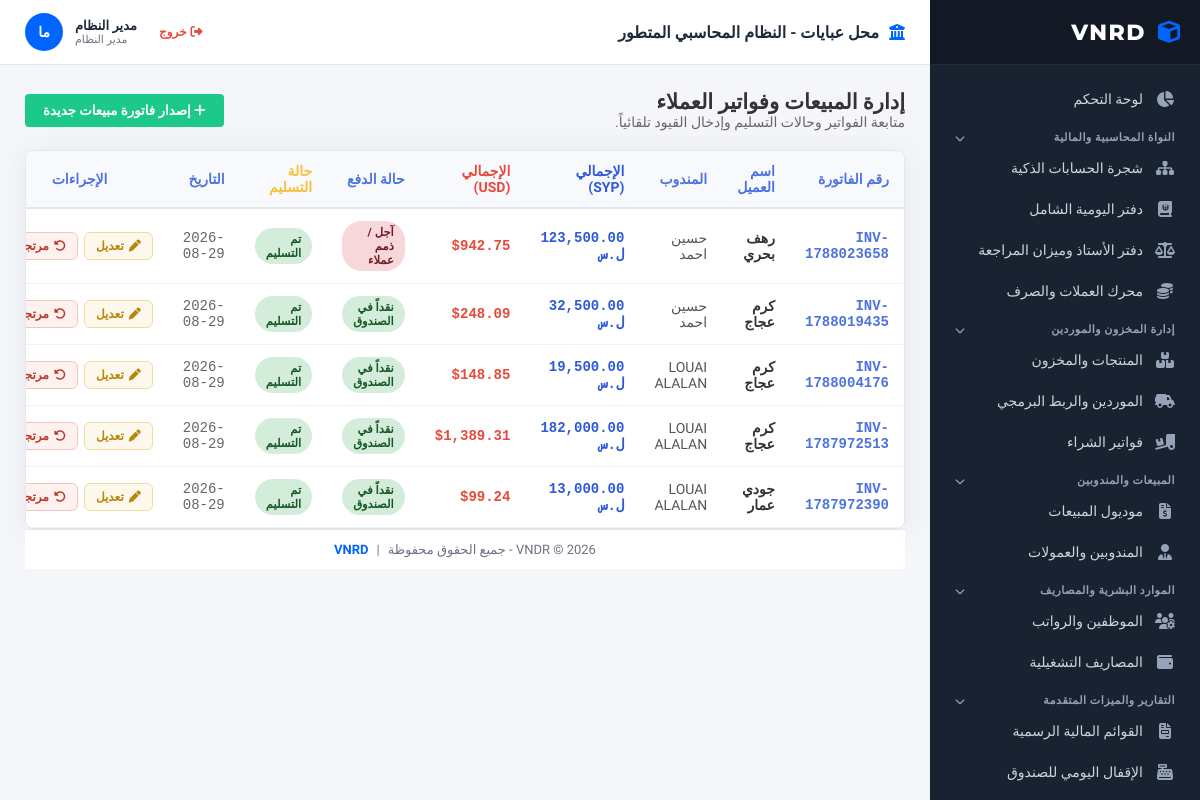
/sales.php (signed in), run on the app's committed database.
### tables this page shows
CREATE TABLE `sales` (
  `id` int(11) NOT NULL,
  `invoice_number` varchar(50) NOT NULL,
  `customer_name` varchar(255) NOT NULL,
  `representative_id` int(11) DEFAULT NULL,
  `exchange_rate` decimal(15,4) NOT NULL,
  `total_amount` decimal(15,4) NOT NULL,
  `total_commissions` decimal(15,4) DEFAULT 0.0000,
  `payment_status` enum('Paid','Unpaid','Partial') DEFAULT 'Unpaid',
  `delivery_status` enum('Delivered','Pending','Deferred') DEFAULT 'Pending',
  `invoice_date` date NOT NULL,
  `created_at` timestamp NOT NULL DEFAULT current_timestamp(),
  `commission_per_piece` decimal(15,2) DEFAULT 0.00,
  `total_commission` decimal(15,2) DEFAULT 0.00,
  `sale_date` date NOT NULL DEFAULT curdate(),
  `cogs_usd` decimal(15,2) DEFAULT 0.00,
  `historical_exchange_rate` decimal(10,2) DEFAULT 1.00,
  `total_amount_syp` decimal(15,2) DEFAULT 0.00,
  `total_amount_usd` decimal(15,2) DEFAULT 0.00
);

CREATE TABLE `representatives` (
  `id` int(11) NOT NULL,
  `name` varchar(255) NOT NULL,
  `phone` varchar(50) DEFAULT NULL,
  `remaining_balance` decimal(15,4) DEFAULT 0.0000,
  `total_paid_payments` decimal(15,4) DEFAULT 0.0000,
  `total_earned_commissions` decimal(15,4) DEFAULT 0.0000,
  `created_at` timestamp NOT NULL DEFAULT current_timestamp(),
  `email` varchar(100) DEFAULT NULL,
  `notes` text DEFAULT NULL
);

### sales.php (the view, shortened to what this page needs)
<?php
include 'header.php';
$current_year_month = date('Y-m');
$payment_labels  = ['Paid' => 'نقداً في الصندوق', 'Unpaid' => 'آجل / ذمم عملاء', 'Partial' => 'دفعة جزئية'];
$delivery_labels = ['Delivered' => 'تم التسليم', 'Pending' => 'قيد الانتظار', 'Deferred' => 'مؤجلة'];
$conn->exec("CREATE TABLE IF NOT EXISTS sales_returns (
    id INT AUTO_INCREMENT PRIMARY KEY,
    sale_id INT NOT NULL,
    return_date DATE NOT NULL,
    total_amount_syp DECIMAL(15,2) NOT NULL,
    total_commission_reversed DECIMAL(15,2) DEFAULT 0,
    notes TEXT,
    created_at TIMESTAMP DEFAULT CURRENT_TIMESTAMP
)");
$conn->exec("CREATE TABLE IF NOT EXISTS sales_return_items (
    id INT AUTO_INCREMENT PRIMARY KEY,
    sales_return_id INT NOT NULL,
    sale_item_id INT NOT NULL,
    product_id INT NOT NULL,
    quantity DECIMAL(15,4) NOT NULL,
    unit_price_syp DECIMAL(15,2) NOT NULL,
    total_price_syp DECIMAL(15,2) NOT NULL
)");
$sql_sales = "SELECT s.*, r.name AS rep_name
              FROM sales s
              LEFT JOIN representatives r ON s.representative_id = r.id
              ORDER BY s.id DESC";
$sales_list = $conn->query($sql_sales)->fetchAll(PDO::FETCH_ASSOC);
$items_by_sale = [];
$stmt_all_items = $conn->query("
    SELECT si.id, si.sale_id, si.product_id, si.quantity, si.unit_price_syp, p.product_name,
           COALESCE((SELECT SUM(sri.quantity) FROM sales_return_items sri WHERE sri.sale_item_id = si.id), 0) AS already_returned
    FROM sale_items si
    LEFT JOIN products p ON si.product_id = p.id
");
foreach ($stmt_all_items->fetchAll(PDO::FETCH_ASSOC) as $row) {
    $row['remaining'] = floatval($row['quantity']) - floatval($row['already_returned']);
    $items_by_sale[$row['sale_id']][] = $row;
}
?>
<div style="display: flex; justify-content: space-between; align-items: center; margin-bottom: 20px;">
    <div>
        <h2>إدارة المبيعات وفواتير العملاء</h2>
        <p style="color: #666; margin: 0;">متابعة الفواتير وحالات التسليم وإدخال القيود تلقائياً.</p>
    </div>
    <div>
        <button onclick="openSaleModal()" style="background: #1cc88a; color: white; padding: 9px 18px; border-radius: 4px; border: none; cursor: pointer; font-weight: bold;">
            <i class="fas fa-plus"></i> إصدار فاتورة مبيعات جديدة
        </button>
    </div>
</div>
<div style="background: #fff; border: 1px solid #e3e6f0; border-radius: 8px; overflow: hidden; box-shadow: 0 0.15rem 1.75rem 0 rgba(58, 59, 69, 0.08);">
    <div style="overflow-x: auto;">
        <table style="width: 100%; border-collapse: collapse; font-size: 14px; text-align: right;">
            <thead>
                <tr style="background: #f8f9fc; color: #4e73df; border-bottom: 2px solid #e3e6f0;">
                    <th style="padding: 12px 15px;">رقم الفاتورة</th>
                    <th style="padding: 12px 15px;">اسم العميل</th>
                    <th style="padding: 12px 15px;">المندوب</th>
                    <th style="padding: 12px 15px; color: #2e59d9;">الإجمالي (SYP)</th>
                    <th style="padding: 12px 15px; color: #e74a3b;">الإجمالي (USD)</th>
                    <th style="padding: 12px 15px;">حالة الدفع</th>
                    <th style="padding: 12px 15px; color: #f6c23e;">حالة التسليم</th>
                    <th style="padding: 12px 15px;">التاريخ</th>
                    <th style="padding: 12px 15px; text-align: center;">الإجراءات</th>
                </tr>
            </thead>
            <tbody>
                <?php if (count($sales_list) > 0): ?>
                    <?php foreach ($sales_list as $sale):
                        $inv_month = date('Y-m', strtotime($sale['invoice_date']));
                        $is_current_month = ($inv_month === $current_year_month);
                        $p_status = trim($sale['payment_status'] ?? '');
                        $d_status = trim($sale['delivery_status'] ?? '');
                        $p_bg = '#f8f9fc'; $p_color = '#5a5c69';
                        if ($p_status === 'Paid') {
                            $p_bg = '#d4edda'; $p_color = '#155724';
                        } elseif ($p_status === 'Unpaid') {
                            $p_bg = '#f8d7da'; $p_color = '#721c24';
                        } elseif ($p_status === 'Partial') {
                            $p_bg = '#cce5ff'; $p_color = '#004085';
                        }
                        $d_bg = '#f8f9fc'; $d_color = '#5a5c69';
                        if ($d_status === 'Delivered') {
                            $d_bg = '#d4edda'; $d_color = '#155724';
                        } elseif ($d_status === 'Deferred') {
                            $d_bg = '#cce5ff'; $d_color = '#004085';
                        } elseif ($d_status === 'Pending') {
                            $d_bg = '#fff3cd'; $d_color = '#856404';
                        }
                        $p_display = $payment_labels[$p_status] ?? ($p_status ?: 'غير محدد');
                        $d_display = $delivery_labels[$d_status] ?? ($d_status ?: 'غير محدد');
                    ?>
                        <tr style="border-bottom: 1px solid #f1f1f1;">
                            <td style="padding: 12px 15px; font-weight: bold; color: #4e73df; font-family: monospace;"><?php echo htmlspecialchars($sale['invoice_number']); ?></td>
                            <td style="padding: 12px 15px; font-weight: 600; color: #333;"><?php echo htmlspecialchars($sale['customer_name']); ?></td>
                            <td style="padding: 12px 15px; color: #555;"><?php echo htmlspecialchars($sale['rep_name'] ?: 'بدون مندوب'); ?></td>
                            <td style="padding: 12px 15px; font-family: monospace; color: #2e59d9; font-weight: bold;"><?php echo number_format($sale['total_amount_syp'], 2); ?> ل.س</td>
                            <td style="padding: 12px 15px; font-family: monospace; color: #e74a3b; font-weight: bold;">$<?php echo number_format($sale['total_amount_usd'], 2); ?></td>
                            <td style="padding: 12px 15px;">
                                <span class="status-badge" style="background: <?php echo $p_bg; ?>; color: <?php echo $p_color; ?>;">
                                    <?php echo htmlspecialchars($p_display); ?>
                                </span>
                            </td>
                            <td style="padding: 12px 15px;">
                                <span class="status-badge" style="background: <?php echo $d_bg; ?>; color: <?php echo $d_color; ?>;">
                                    <?php echo htmlspecialchars($d_display); ?>
                                </span>
                            </td>
                            <td style="padding: 12px 15px; font-family: monospace; color: #666;"><?php echo htmlspecialchars($sale['invoice_date']); ?></td>
                            <td style="padding: 12px 15px; text-align: center; white-space: nowrap;">
                                <div style="display: inline-flex; gap: 6px; align-items: center;">
                                <?php if ($is_current_month): ?>
                                    <button onclick='openEditModal(<?php echo json_encode($sale, JSON_HEX_APOS | JSON_HEX_QUOT); ?>)' class="row-action-btn row-action-edit" title="تعديل الفاتورة">
                                        <i class="fas fa-pen"></i> تعديل
                                    </button>
                                <?php else: ?>
                                    <span style="color: #b0b7c3; font-size: 11px;">مغلق (أرشيف)</span>
                                <?php endif; ?>
                                <?php $items_for_sale = $items_by_sale[$sale['id']] ?? []; ?>
                                <?php if (count(array_filter($items_for_sale, fn($it) => $it['remaining'] > 0)) > 0): ?>
                                    <button onclick='openReturnModal(<?php echo $sale['id']; ?>, "<?php echo htmlspecialchars($sale['invoice_number'], ENT_QUOTES); ?>", <?php echo json_encode($items_for_sale, JSON_HEX_APOS | JSON_HEX_QUOT); ?>)' class="row-action-btn row-action-return" title="تسجيل مرتجع">
                                        <i class="fas fa-rotate-left"></i> مرتجع
                                    </button>
                                <?php endif; ?>
                                </div>
                            </td>
                        </tr>
                    <?php endforeach; ?>
                <?php else: ?>
                    <tr>
                        <td colspan="9" style="padding: 30px; text-align: center; color: #777;">لا توجد فواتير مبيعات مسجلة.</td>
                    </tr>
                <?php endif; ?>
            </tbody>
        </table>
    </div>
</div>
<?php include 'footer.php'; ?>

### header.php (style rules this page uses)
:root { --zoho-sidebar-bg: #192231; --zoho-sidebar-hover: #26354a; --zoho-primary: #0065ff; --zoho-accent: #00c48c; --zoho-bg: #f4f6f9; --zoho-card-bg: #ffffff; --zoho-text-main: #333333; --zoho-text-muted: #6b7280; --zoho-border: #e2e8f0; --zoho-radius: 8px; }
* { box-sizing: border-box; margin: 0; padding: 0; font-family: 'Tajawal', sans-serif; }
body { background-color: var(--zoho-bg); color: var(--zoho-text-main); display: flex; height: 100vh; overflow: hidden; font-size: 14px; }

### footer.php (style rules this page uses)
.row-action-btn { display: inline-flex; align-items: center; gap: 5px; padding: 5px 11px; border-radius: 6px; font-size: 12px; font-weight: 600; cursor: pointer; border: 1px solid transparent; background: transparent; transition: all 0.15s ease; line-height: 1.4; text-decoration: none; }
.row-action-edit { color: #b8860b; border-color: #f0dca0; background: #fdf8ec; }
.row-action-return, .row-action-danger { color: #c0392b; border-color: #f1c6c0; background: #fdf2f0; }
.status-badge { display: inline-block; padding: 4px 11px; border-radius: 20px; font-size: 11.5px; font-weight: 600; }

### data on the page
sales: invoice_number "INV-1788023658", customer_name "رهف بحري", representative.name "حسين احمد", total_amount_syp "123,500.00", total_amount_usd "942.75", payment_status "آجل / ذمم عملاء", delivery_status "تم التسليم", invoice_date "2026-08-29"
sales: invoice_number "INV-1788019435", customer_name "كرم عجاج", representative.name "حسين احمد", total_amount_syp "32,500.00", total_amount_usd "248.09", payment_status "نقداً في الصندوق", delivery_status "تم التسليم", invoice_date "2026-08-29"
sales: invoice_number "INV-1788004176", customer_name "كرم عجاج", representative.name "LOUAI ALALAN", total_amount_syp "19,500.00", total_amount_usd "148.85", payment_status "نقداً في الصندوق", delivery_status "تم التسليم", invoice_date "2026-08-29"
sales: invoice_number "INV-1787972513", customer_name "كرم عجاج", representative.name "LOUAI ALALAN", total_amount_syp "182,000.00", total_amount_usd "1,389.31", payment_status "نقداً في الصندوق", delivery_status "تم التسليم", invoice_date "2026-08-29"
sales: invoice_number "INV-1787972390", customer_name "جودي عمار", representative.name "LOUAI ALALAN", total_amount_syp "13,000.00", total_amount_usd "99.24", payment_status "نقداً في الصندوق", delivery_status "تم التسليم", invoice_date "2026-08-29"

### other printed values
$company_name "محل عبايات"
$logged_in_full_name "مدير النظام"
$logged_in_role_label "مدير النظام"
$avatar_initials ?: '؟' "ما"
